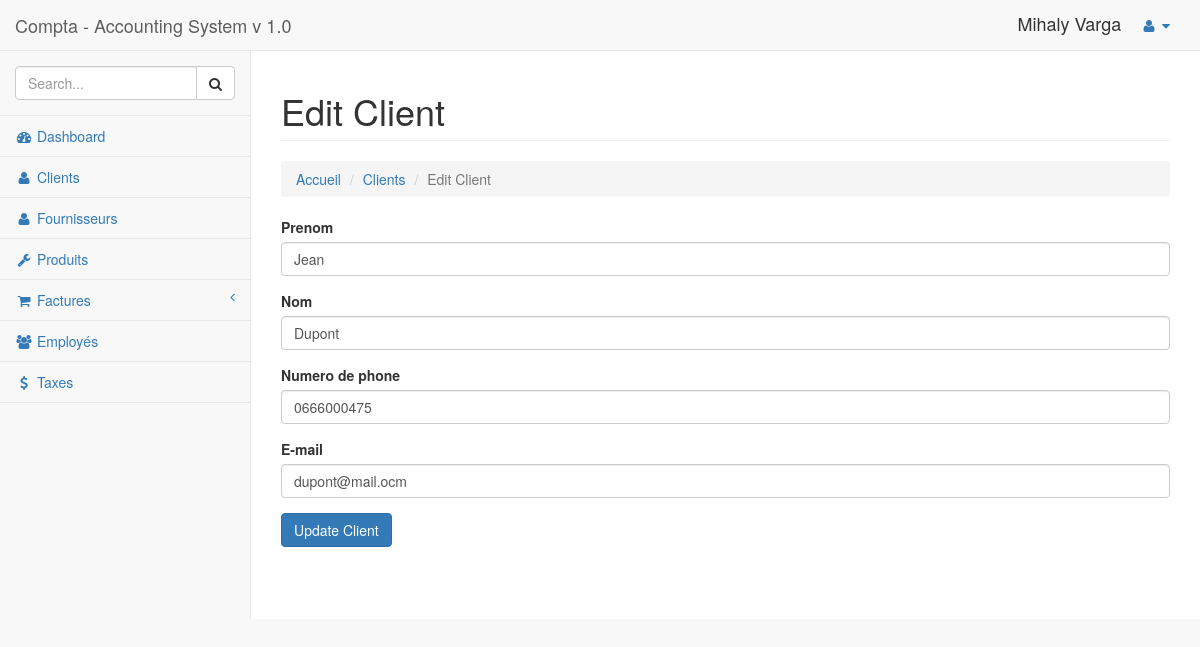
The app's page /customers.php?source=edit_customer&edit_customer=1 (signed in) with its own data.
### tables this page shows
CREATE TABLE `clients` (
  `client_id` int(3) NOT NULL,
  `nom` varchar(255) NOT NULL,
  `prenom` varchar(255) NOT NULL,
  `adresse` varchar(255) NOT NULL,
  `phone` varchar(255) NOT NULL,
  `email` varchar(255) NOT NULL
);

### includes/customers/edit_customer.php (the view, shortened to what this page needs)
<?php
if(isset($_GET['edit_customer'])){
  $the_customer_id = $_GET['edit_customer'];
    $query = "SELECT * FROM clients WHERE client_id = $the_customer_id ";
    $select_customers_query = mysqli_query($connection,$query);
      while($row = mysqli_fetch_assoc($select_customers_query)) {
        $client_nom       = $row['nom'];
        $client_prenom    = $row['prenom'];
        $client_phone     = $row['phone'];
        $client_email     = $row['email'];
      }
}
?>
        <div class="row">
        <div class="col-lg-12">
            <h1 class="page-header">Edit Client</h1>
        </div>
    </div>
    <ol class="breadcrumb">
        <li><a href="dashboard.php">Accueil</a></li>
        <li><a href="customers.php">Clients</a></li>
        <li class="active">Edit Client</li>
    </ol>
    <div class="messages">
    <form action="" method="post">
        <div class="form-group">
            <label for="salarie_prenom">Prenom</label>
            <input type="text" class="form-control" value="<?php echo $client_prenom; ?>" name="salarie_prenom">
        </div>
        <div class="form-group">
            <label for="salarie_nom">Nom</label>
            <input type="text" class="form-control" value="<?php echo $client_nom; ?>" name="salarie_nom">
        </div>
        <div class="form-group">
            <label for="salarie_phone">Numero de phone</label>
            <input type="text" value="<?php echo $client_phone; ?>" class="form-control" name="salarie_phone">
        </div>
        <div class="form-group">
            <label for="salarie_email">E-mail</label>
            <input type="email" value="<?php echo $client_email; ?>" class="form-control" name="salarie_email">
        </div>
        <div class="form-group">
            <input class="btn btn-primary" type="submit" name="edit_customer" value="Update Client">
        </div>
    </form>

### css/dashboard.css (style rules this page uses)
body { background-color: #f8f8f8; }

### records on screen
clients: salarie_prenom "Jean", salarie_nom "Dupont", salarie_phone "0666000475", salarie_email "dupont@mail.ocm"

### other values on screen
$_SESSION['user_prenom'] "Mihaly"
$_SESSION['user_nom'] "Varga"
